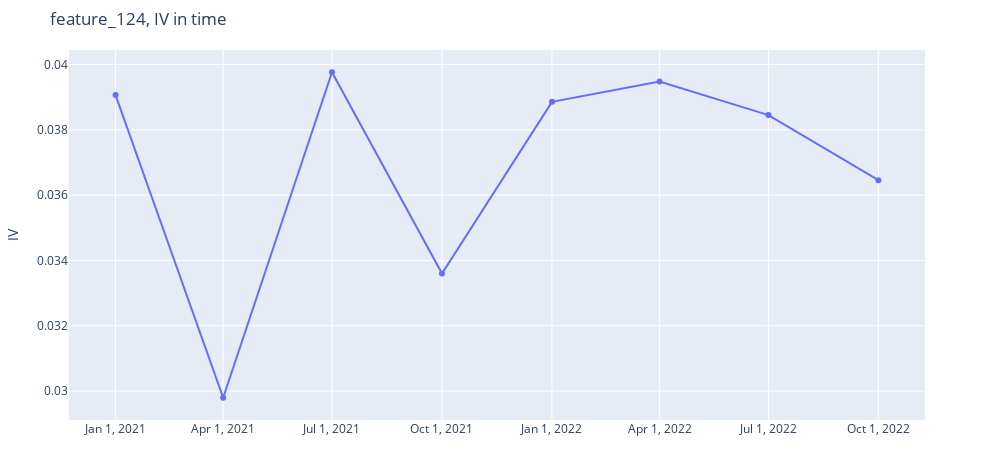
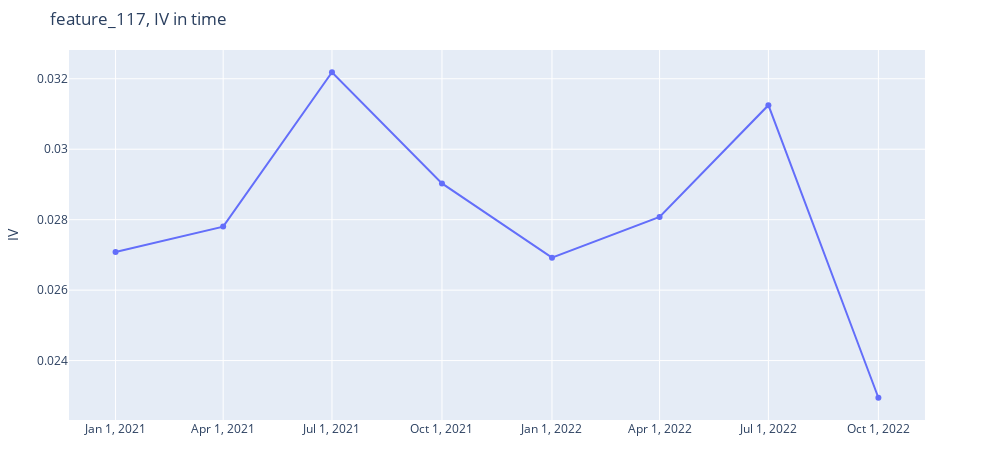
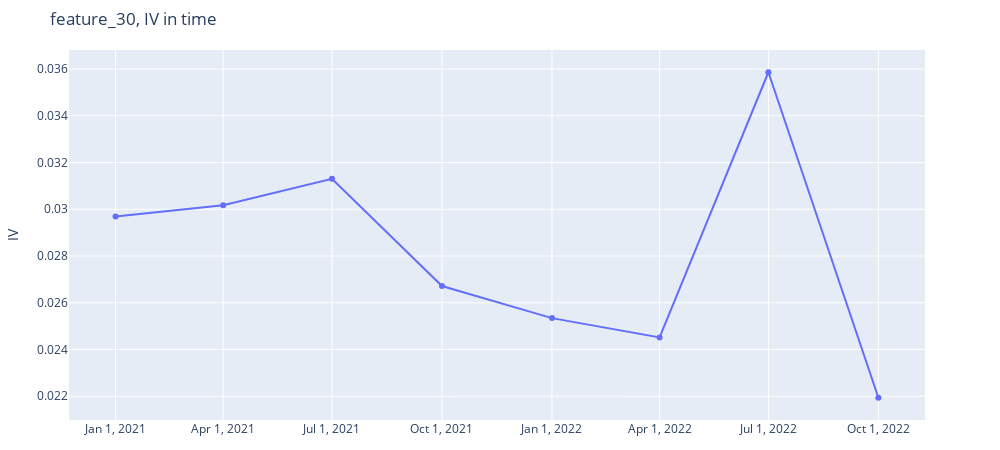
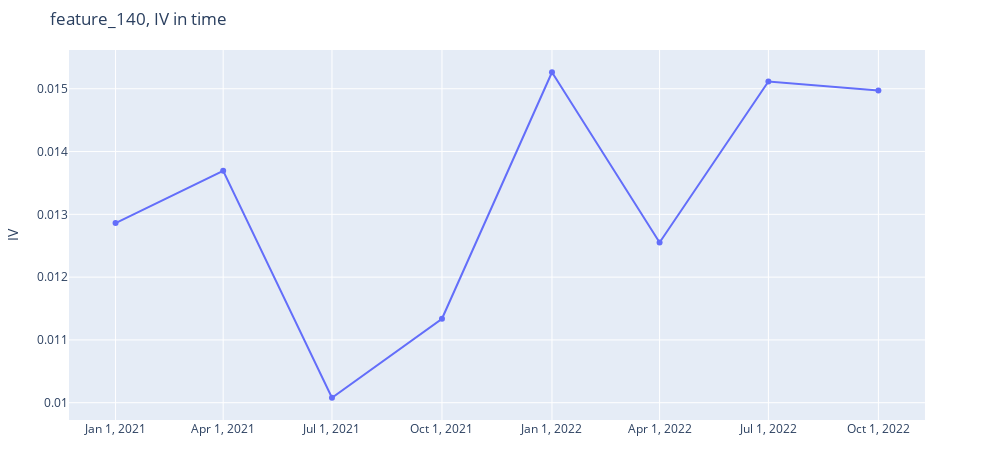

The notebook cell these images were saved under, in order:
### Markdown cell above
**Задание:** Возьмите **топ-15** фичей получившегося бустинга по важности по `gain`. Отрисуйте для них графики стабильности по `IV` во времени и удалите из рассмотрения те признаки, качество которых деградирует

**NB!** Обращайте внимание на масштаб оси *y!* Иногда признак стабильнее, чем кажется)

Если вам это мешает, можете поменять ось *y*, чтобы она начиналась от нуля в прошлом задании.

### Code cell
# your code here
feature_importance = clf.booster_.feature_importance(importance_type='gain')
names = clf.booster_.feature_name()
gain_features_importance = pd.DataFrame({"names": names, "feature_importance": feature_importance})
top_gain_features = gain_features_importance.sort_values("feature_importance", ascending=False)["names"].values[:17]
print(top_gain_features)

for feature in top_gain_features:
    plot_metric_time(df[feature], df['target'], df['quarter'])

### Figure 1 — Plotly figure (JSON) as saved in the notebook; plotly's stock layout.template omitted (floating-point values rounded to 4 significant figures)
{"data": [{"mode": "markers+lines", "name": "feature_124", "type": "scatter", "x": ["2021-01-01T00:00:00", "2021-04-01T00:00:00", "2021-07-01T00:00:00", "2021-10-01T00:00:00", "2022-01-01T00:00:00", "2022-04-01T00:00:00", "2022-07-01T00:00:00", "2022-10-01T00:00:00"], "y": [0.03907, 0.0298, 0.03977, 0.0336, 0.03886, 0.03948, 0.03845, 0.03646]}], "layout": {"height": 450, "margin": {"b": 30, "l": 30, "r": 30, "t": 50}, "title": {"text": "feature_124, IV in time"}, "width": 1000, "xaxis": {"domain": [0, 0.95], "showgrid": true, "tickvals": ["2021-01-01T00:00:00", "2021-04-01T00:00:00", "2021-07-01T00:00:00", "2021-10-01T00:00:00", "2022-01-01T00:00:00", "2022-04-01T00:00:00", "2022-07-01T00:00:00", "2022-10-01T00:00:00"]}, "yaxis": {"title": {"text": "IV"}}}}

### Figure 2 — Plotly figure (JSON) as saved in the notebook; plotly's stock layout.template omitted (floating-point values rounded to 4 significant figures)
{"data": [{"mode": "markers+lines", "name": "feature_117", "type": "scatter", "x": ["2021-01-01T00:00:00", "2021-04-01T00:00:00", "2021-07-01T00:00:00", "2021-10-01T00:00:00", "2022-01-01T00:00:00", "2022-04-01T00:00:00", "2022-07-01T00:00:00", "2022-10-01T00:00:00"], "y": [0.02708, 0.0278, 0.03219, 0.02903, 0.02692, 0.02808, 0.03125, 0.02294]}], "layout": {"height": 450, "margin": {"b": 30, "l": 30, "r": 30, "t": 50}, "title": {"text": "feature_117, IV in time"}, "width": 1000, "xaxis": {"domain": [0, 0.95], "showgrid": true, "tickvals": ["2021-01-01T00:00:00", "2021-04-01T00:00:00", "2021-07-01T00:00:00", "2021-10-01T00:00:00", "2022-01-01T00:00:00", "2022-04-01T00:00:00", "2022-07-01T00:00:00", "2022-10-01T00:00:00"]}, "yaxis": {"title": {"text": "IV"}}}}

### Figure 3 — Plotly figure (JSON) as saved in the notebook; plotly's stock layout.template omitted (floating-point values rounded to 4 significant figures)
{"data": [{"mode": "markers+lines", "name": "feature_30", "type": "scatter", "x": ["2021-01-01T00:00:00", "2021-04-01T00:00:00", "2021-07-01T00:00:00", "2021-10-01T00:00:00", "2022-01-01T00:00:00", "2022-04-01T00:00:00", "2022-07-01T00:00:00", "2022-10-01T00:00:00"], "y": [0.0297, 0.03017, 0.0313, 0.02671, 0.02534, 0.02452, 0.03586, 0.02193]}], "layout": {"height": 450, "margin": {"b": 30, "l": 30, "r": 30, "t": 50}, "title": {"text": "feature_30, IV in time"}, "width": 1000, "xaxis": {"domain": [0, 0.95], "showgrid": true, "tickvals": ["2021-01-01T00:00:00", "2021-04-01T00:00:00", "2021-07-01T00:00:00", "2021-10-01T00:00:00", "2022-01-01T00:00:00", "2022-04-01T00:00:00", "2022-07-01T00:00:00", "2022-10-01T00:00:00"]}, "yaxis": {"title": {"text": "IV"}}}}

### Figure 4 — Plotly figure (JSON) as saved in the notebook; plotly's stock layout.template omitted (floating-point values rounded to 4 significant figures)
{"data": [{"mode": "markers+lines", "name": "feature_140", "type": "scatter", "x": ["2021-01-01T00:00:00", "2021-04-01T00:00:00", "2021-07-01T00:00:00", "2021-10-01T00:00:00", "2022-01-01T00:00:00", "2022-04-01T00:00:00", "2022-07-01T00:00:00", "2022-10-01T00:00:00"], "y": [0.01286, 0.01369, 0.01008, 0.01134, 0.01526, 0.01255, 0.01512, 0.01497]}], "layout": {"height": 450, "margin": {"b": 30, "l": 30, "r": 30, "t": 50}, "title": {"text": "feature_140, IV in time"}, "width": 1000, "xaxis": {"domain": [0, 0.95], "showgrid": true, "tickvals": ["2021-01-01T00:00:00", "2021-04-01T00:00:00", "2021-07-01T00:00:00", "2021-10-01T00:00:00", "2022-01-01T00:00:00", "2022-04-01T00:00:00", "2022-07-01T00:00:00", "2022-10-01T00:00:00"]}, "yaxis": {"title": {"text": "IV"}}}}
